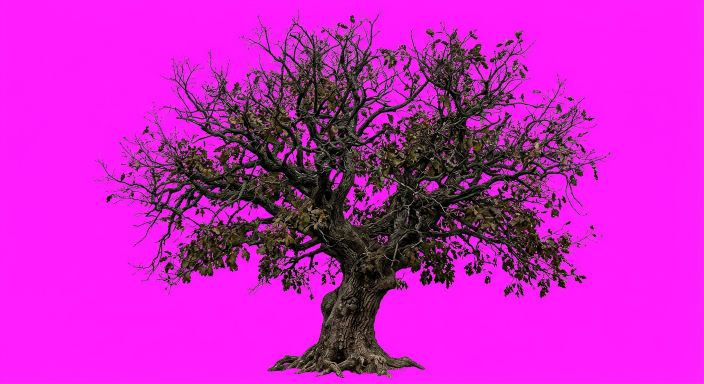
#> input picture art/environment/reference/autumn-oak.png, 1408 x 768 px (shown at 1/2 size)
$ python oak.py
#> lines starting #> are read from the running program, lines starting #| are printed output that depends on the picture
"""Key the locally generated tree reference into compact game-ready WebP cutouts.

The reference is a fictional generated image, not a downloaded or third-party scan.
Requires Pillow; no work is performed in the browser.
"""
from pathlib import Path
from PIL import Image

root = Path(__file__).resolve().parents[2]
image = Image.open(root / 'art/environment/reference/autumn-oak.png').convert('RGB').crop((160, 0, 1250, 768))
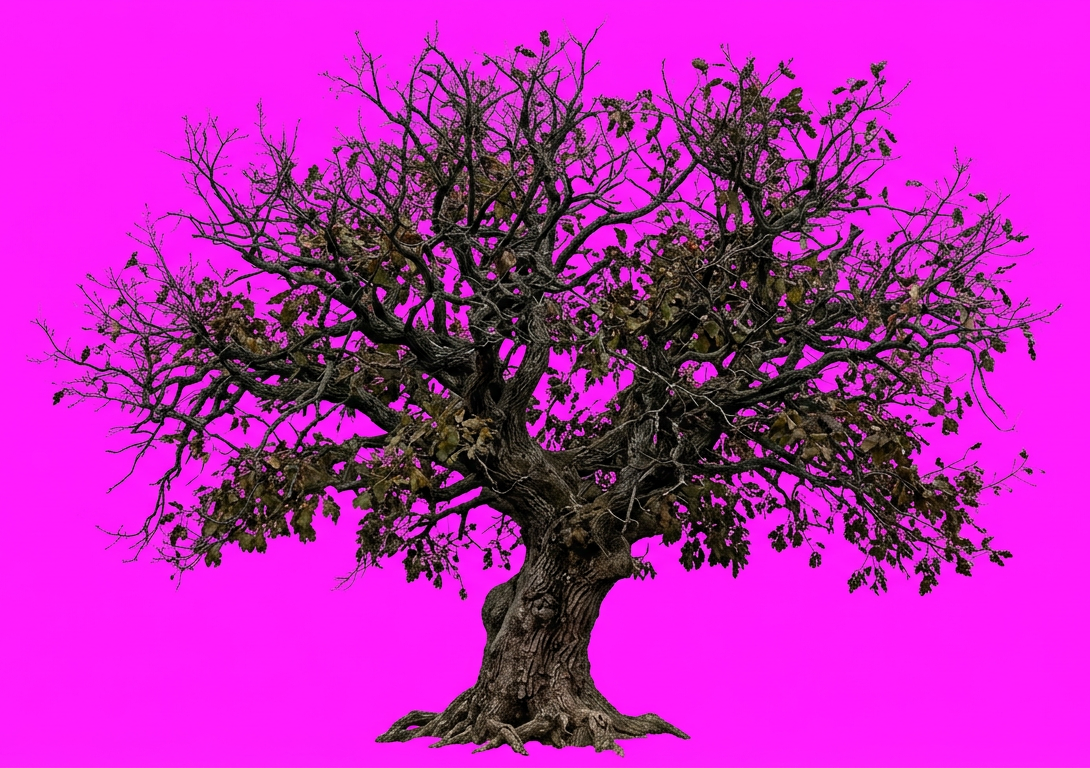
#> image: PIL image 1090x768 RGB; mean R, G, B 182.1, 36.8, 175.4
rgba = []
for r, g, b in image.getdata():
    # Magenta spill is absent from the dark bark and leaves. Feather the key,
    # and remove the remaining coloured fringe from semi-transparent pixels.
    key = min(r, b) - g
    alpha = round(255 * max(0.0, min(1.0, (175 - key) / 140)))
    if alpha < 255 and alpha > 0:
        a = alpha / 255
        r = round(max(0, min(255, (r - (1-a)*255) / a)))
        g = round(max(0, min(255, (g - (1-a)*28) / a)))
        b = round(max(0, min(255, (b - (1-a)*255) / a)))
    # Remove key-colour spill without flattening the warm brown bark: magenta
    # needs *both* red and blue to exceed green, which the bark does not.
    spill = max(0, min(r - g, b - g) - 8)
    r = max(0, r - spill)
    b = max(0, b - spill)
    rgba.append((r, g, b, alpha))
#> this loop made 837120 passes
#> (r, g, b, key, spill) on passes 1 to 3: (39, 31, 39, 223, 215), (39, 31, 39, 223, 215), (39, 30, 38, 224, 216)
#> after the loop, rgba = 837120 items
cutout = Image.new('RGBA', image.size)
#> cutout: PIL image 1090x768 RGBA; every value is 0
cutout.putdata(rgba)
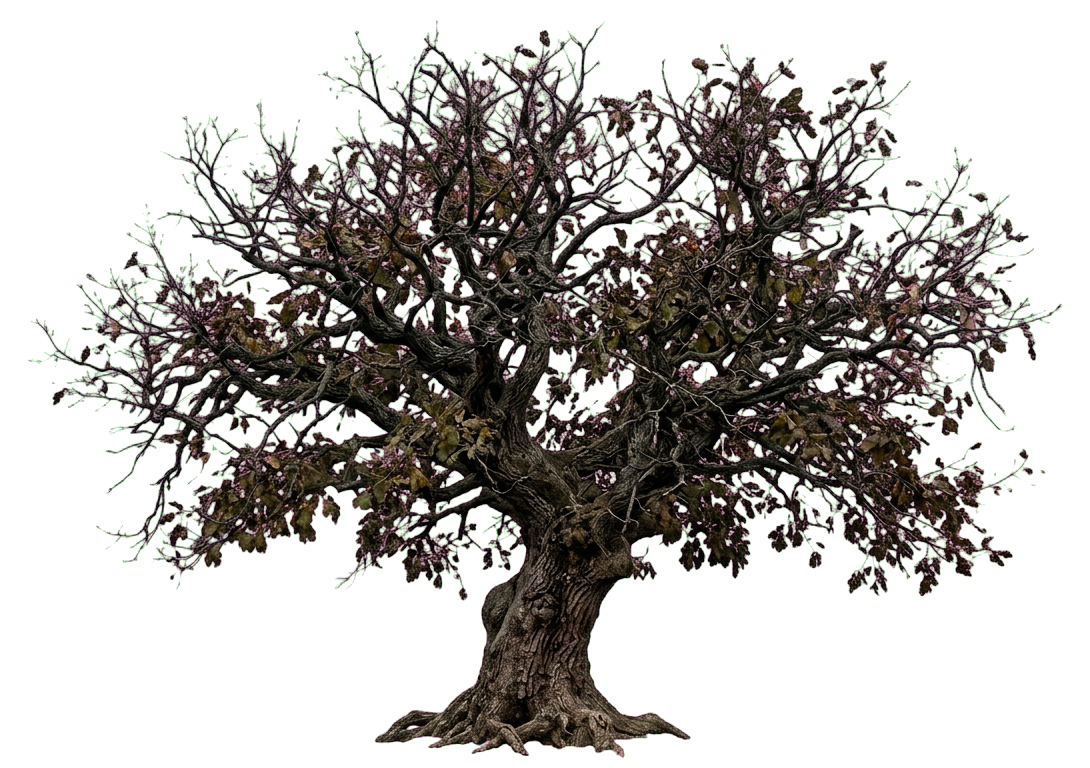
#> cutout: PIL image 1090x768 RGBA; mean R, G, B, A 46.9, 45, 39.6, 92.6; transparent parts drawn white
for filename, width in [('public/assets/village/autumn-oak.webp', 1024), ('public/assets/village/compact/autumn-oak.webp', 512)]:
    height = round(cutout.height * width / cutout.width)
    cutout.resize((width, height), Image.Resampling.LANCZOS).save(root / filename, 'WEBP', quality=85, method=6)
#> this loop made 2 passes
#> pass 1, `cutout.resize((width, height), Image.Resampling.LANCZOS).save(root / f..`:
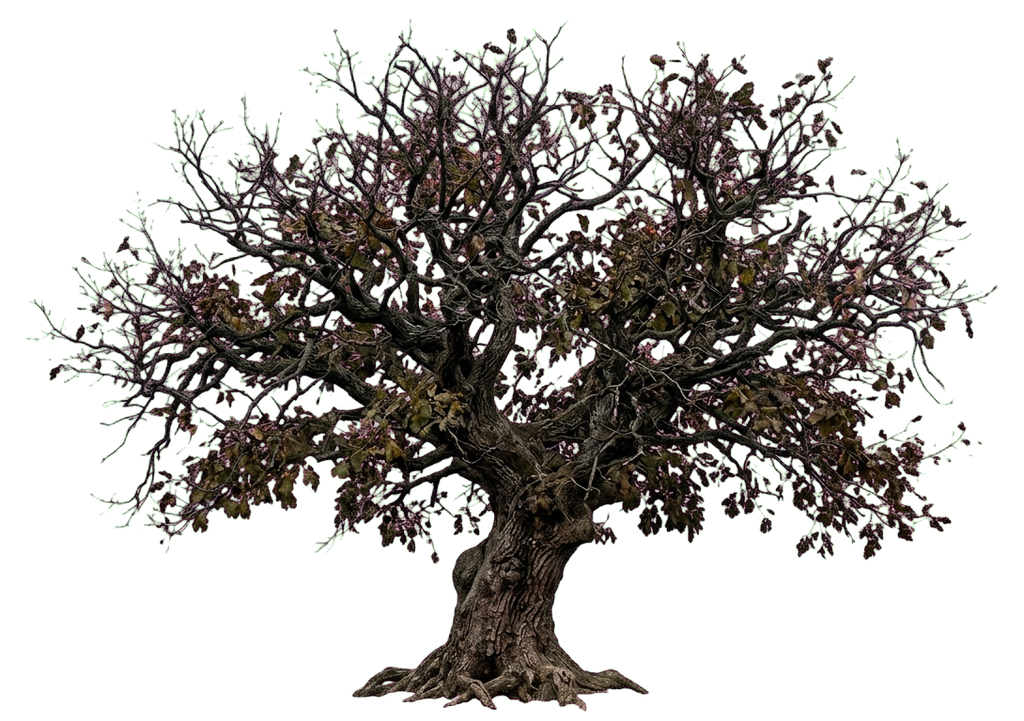
#> saved as autumn-oak.webp: PIL image 1024x721 RGBA; mean R, G, B, A 26.9, 31.4, 20, 92.6; transparent parts drawn white
#> pass 2, `cutout.resize((width, height), Image.Resampling.LANCZOS).save(root / f..`:
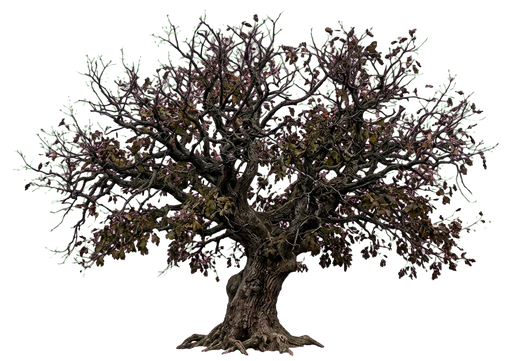
#> saved as autumn-oak.webp: PIL image 512x361 RGBA; mean R, G, B, A 28.3, 30.6, 21.1, 92.6; transparent parts drawn white

$ run again, with art/environment/reference/cini.jpg saved as art/environment/reference/autumn-oak.png
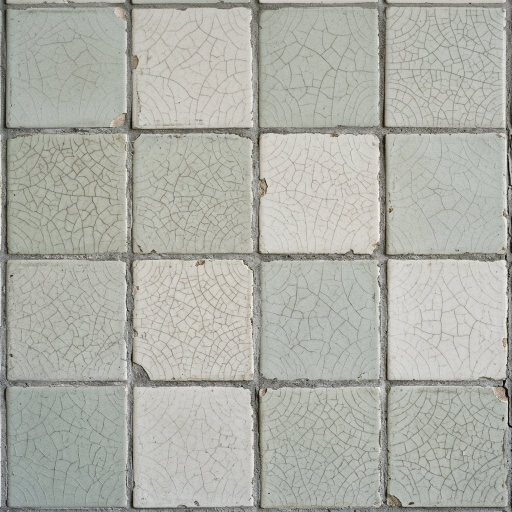
#> input picture art/environment/reference/cini.jpg, 1024 x 1024 px (shown at 1/2 size)
#> `image = Image.open(root / 'art/environment/reference/autumn-oak.png')...`:
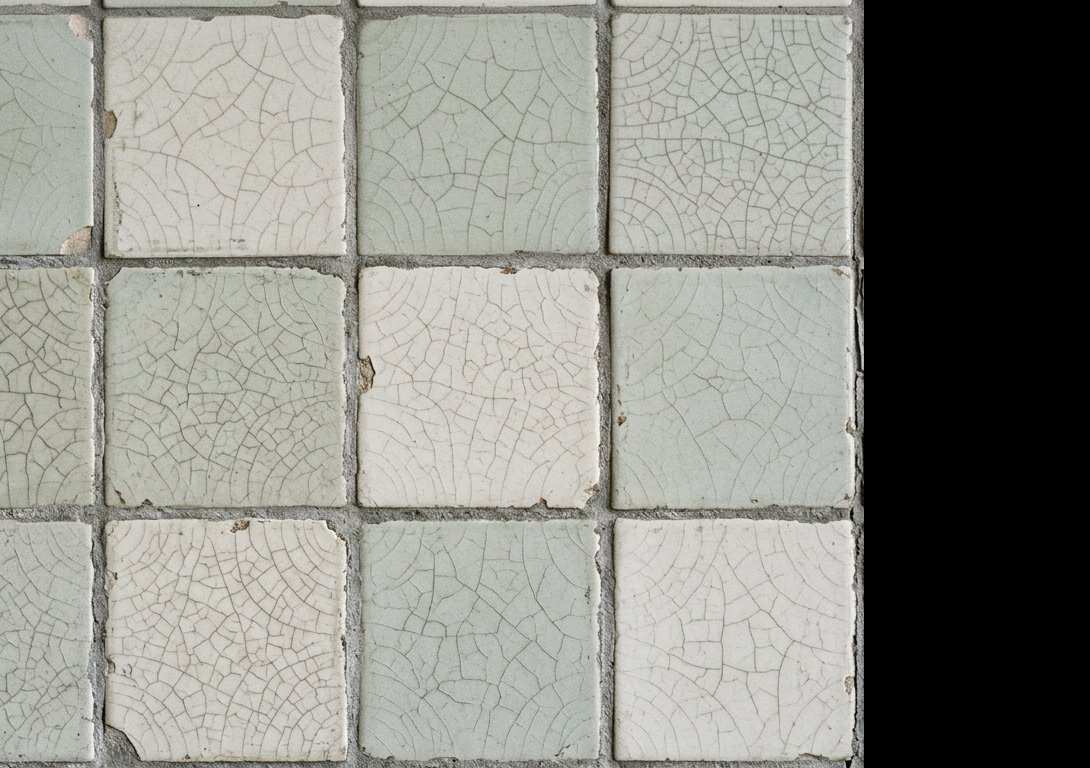
#> image: PIL image 1090x768 RGB; mean R, G, B 142.6, 142.9, 136.4
#> the loop `for r, g, b in image.getdata():` made 837120 passes
#> (r, g, b, key) on passes 1 to 3: (183, 180, 171, -9), (194, 191, 182, -9), (195, 192, 183, -9)
#> after the loop `for r, g, b in image.getdata():`: rgba = 837120 items
